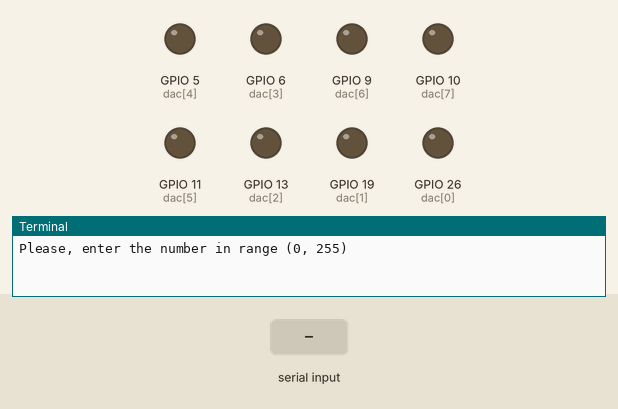
The program below on a simulated Raspberry Pi (BCM pin numbers). Parts: output pins drawn as LEDs (lit = HIGH), the last lines printed to the terminal. Inputs (shaded band) come from the test bench. At 3.3 s the program stops and its outputs stay as they are.

Above: at 1.2 s.
1.3 s: "1" typed at the terminal, then Enter
At 2.7 s:
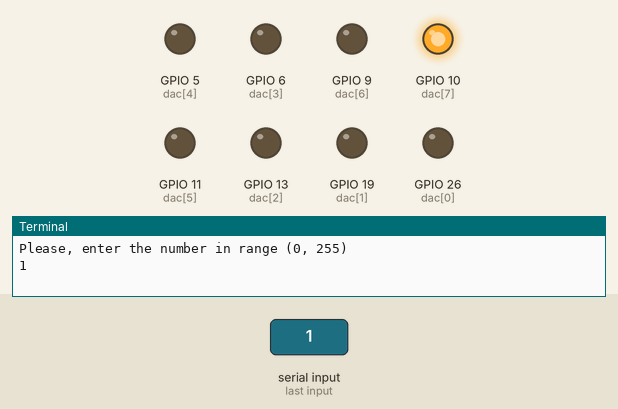
Timing chart, 0 to 4.8 s (numbered marks = the images above; inputs shaded):
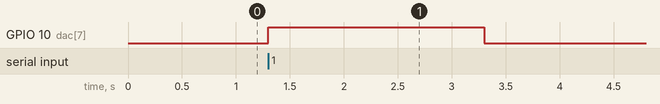

Measured:
- after the input at 1.3 s, GPIO 10 (dac[7]): LOW → HIGH at once, → LOW 2.0 s later

The program:

4-1-dac.py
```python
import RPi.GPIO as GPIO
import dec2bin as d2b
import time

def PrintVolt (val):
    volt = 3.3 * (val / 256)
    print ("{:.3f} V".format(volt))
#========================================================================
def isfloat (val_str):
    try:
        float (val_str)
        return True
    except ValueError:
        return False

#========================================================================
def InputCheck (val_str):
    if val_str.isdigit():
        if int(val_str) > 255:
            print ("ERROR: 45Was entered the number greater then 255\n")
            return 0
        return 1
    elif isfloat(val_str):
        val_float = float (val_str)
        if val_float < 0:
            print ("ERROR: anegative number was entered\n")
        else:
            print ("ERROR: float number was entered\n")
        return 0
    elif val_str != "q":
        print ("ERROR: Not a number was entered\n")
        return 0
#========================================================================
#=================================main()=================================
#========================================================================
dac = [26, 19, 13, 6, 5, 11, 9, 10]

GPIO.setmode(GPIO.BCM)
GPIO.setup(dac, GPIO.OUT)

try:
    val_str = input ("Please, enter the number in range (0, 255)\n")
    res = InputCheck(val_str)
    if res == 1:
        val = int(val_str)
        bin_val = d2b.dec2bin(val)
        GPIO.output(dac, bin_val)
        time.sleep(2)
        PrintVolt (val)
except ValueError:
    print ("ERROR\n")
finally:
    GPIO.output(dac, 0)
    GPIO.cleanup()
```

dec2bin.py
```python
def dec2bin (val):
    return [int (bit) for bit in bin(val)[2:].zfill(8)]
```
